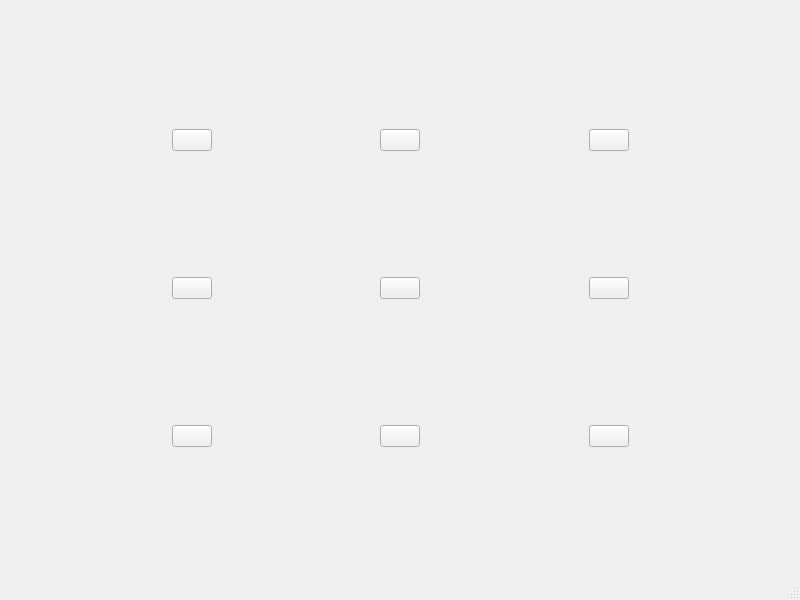
<?xml version="1.0" encoding="UTF-8"?>
<ui version="4.0">
 <class>MainWindow</class>
 <widget class="QMainWindow" name="MainWindow">
  <property name="geometry">
   <rect>
    <x>0</x>
    <y>0</y>
    <width>800</width>
    <height>600</height>
   </rect>
  </property>
  <property name="windowTitle">
   <string>MainWindow</string>
  </property>
  <widget class="QWidget" name="centralwidget">
   <layout class="QGridLayout" name="gridLayout">
    <item row="2" column="3">
     <widget class="QPushButton" name="button5">
      <property name="text">
       <string/>
      </property>
     </widget>
    </item>
    <item row="0" column="1">
     <widget class="QPushButton" name="button1">
      <property name="text">
       <string/>
      </property>
     </widget>
    </item>
    <item row="3" column="5">
     <widget class="QPushButton" name="button9">
      <property name="text">
       <string/>
      </property>
     </widget>
    </item>
    <item row="0" column="4">
     <spacer name="horizontalSpacer_3">
      <property name="orientation">
       <enum>Qt::Horizontal</enum>
      </property>
      <property name="sizeHint" stdset="0">
       <size>
        <width>40</width>
        <height>20</height>
       </size>
      </property>
     </spacer>
    </item>
    <item row="0" column="5">
     <widget class="QPushButton" name="button3">
      <property name="text">
       <string/>
      </property>
     </widget>
    </item>
    <item row="3" column="1">
     <widget class="QPushButton" name="button7">
      <property name="text">
       <string/>
      </property>
     </widget>
    </item>
    <item row="0" column="0">
     <spacer name="horizontalSpacer">
      <property name="orientation">
       <enum>Qt::Horizontal</enum>
      </property>
      <property name="sizeHint" stdset="0">
       <size>
        <width>40</width>
        <height>20</height>
       </size>
      </property>
     </spacer>
    </item>
    <item row="0" column="3">
     <widget class="QPushButton" name="button2">
      <property name="text">
       <string/>
      </property>
     </widget>
    </item>
    <item row="0" column="2">
     <spacer name="horizontalSpacer_2">
      <property name="orientation">
       <enum>Qt::Horizontal</enum>
      </property>
      <property name="sizeHint" stdset="0">
       <size>
        <width>40</width>
        <height>20</height>
       </size>
      </property>
     </spacer>
    </item>
    <item row="3" column="3">
     <widget class="QPushButton" name="button8">
      <property name="text">
       <string/>
      </property>
     </widget>
    </item>
    <item row="2" column="5">
     <widget class="QPushButton" name="button6">
      <property name="text">
       <string/>
      </property>
     </widget>
    </item>
    <item row="2" column="1">
     <widget class="QPushButton" name="button4">
      <property name="text">
       <string/>
      </property>
     </widget>
    </item>
    <item row="0" column="6">
     <spacer name="horizontalSpacer_4">
      <property name="orientation">
       <enum>Qt::Horizontal</enum>
      </property>
      <property name="sizeHint" stdset="0">
       <size>
        <width>40</width>
        <height>20</height>
       </size>
      </property>
     </spacer>
    </item>
    <item row="2" column="0">
     <spacer name="horizontalSpacer_5">
      <property name="orientation">
       <enum>Qt::Horizontal</enum>
      </property>
      <property name="sizeHint" stdset="0">
       <size>
        <width>40</width>
        <height>20</height>
       </size>
      </property>
     </spacer>
    </item>
    <item row="3" column="0">
     <spacer name="horizontalSpacer_6">
      <property name="orientation">
       <enum>Qt::Horizontal</enum>
      </property>
      <property name="sizeHint" stdset="0">
       <size>
        <width>40</width>
        <height>20</height>
       </size>
      </property>
     </spacer>
    </item>
    <item row="2" column="2">
     <spacer name="horizontalSpacer_7">
      <property name="orientation">
       <enum>Qt::Horizontal</enum>
      </property>
      <property name="sizeHint" stdset="0">
       <size>
        <width>40</width>
        <height>20</height>
       </size>
      </property>
     </spacer>
    </item>
    <item row="2" column="4">
     <spacer name="horizontalSpacer_8">
      <property name="orientation">
       <enum>Qt::Horizontal</enum>
      </property>
      <property name="sizeHint" stdset="0">
       <size>
        <width>40</width>
        <height>20</height>
       </size>
      </property>
     </spacer>
    </item>
    <item row="2" column="6">
     <spacer name="horizontalSpacer_9">
      <property name="orientation">
       <enum>Qt::Horizontal</enum>
      </property>
      <property name="sizeHint" stdset="0">
       <size>
        <width>40</width>
        <height>20</height>
       </size>
      </property>
     </spacer>
    </item>
    <item row="3" column="2">
     <spacer name="horizontalSpacer_10">
      <property name="orientation">
       <enum>Qt::Horizontal</enum>
      </property>
      <property name="sizeHint" stdset="0">
       <size>
        <width>40</width>
        <height>20</height>
       </size>
      </property>
     </spacer>
    </item>
    <item row="3" column="4">
     <spacer name="horizontalSpacer_11">
      <property name="orientation">
       <enum>Qt::Horizontal</enum>
      </property>
      <property name="sizeHint" stdset="0">
       <size>
        <width>40</width>
        <height>20</height>
       </size>
      </property>
     </spacer>
    </item>
    <item row="3" column="6">
     <spacer name="horizontalSpacer_12">
      <property name="orientation">
       <enum>Qt::Horizontal</enum>
      </property>
      <property name="sizeHint" stdset="0">
       <size>
        <width>40</width>
        <height>20</height>
       </size>
      </property>
     </spacer>
    </item>
   </layout>
  </widget>
  <widget class="QMenuBar" name="menubar">
   <property name="geometry">
    <rect>
     <x>0</x>
     <y>0</y>
     <width>800</width>
     <height>22</height>
    </rect>
   </property>
  </widget>
  <widget class="QStatusBar" name="statusbar"/>
 </widget>
 <resources/>
 <connections/>
</ui>
